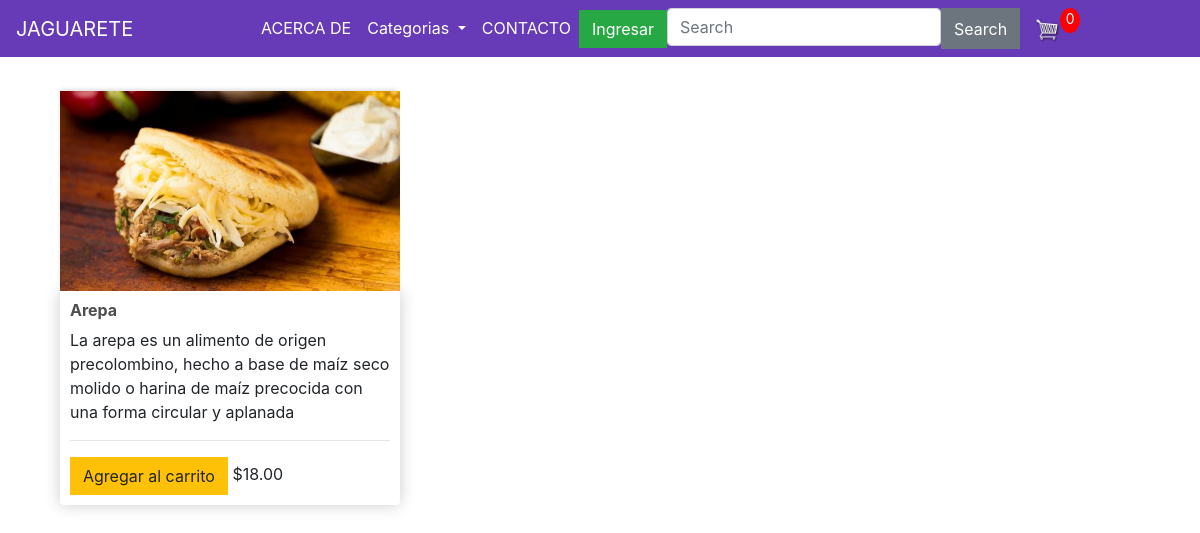
The page /product_details/2 on the database as committed earlier.
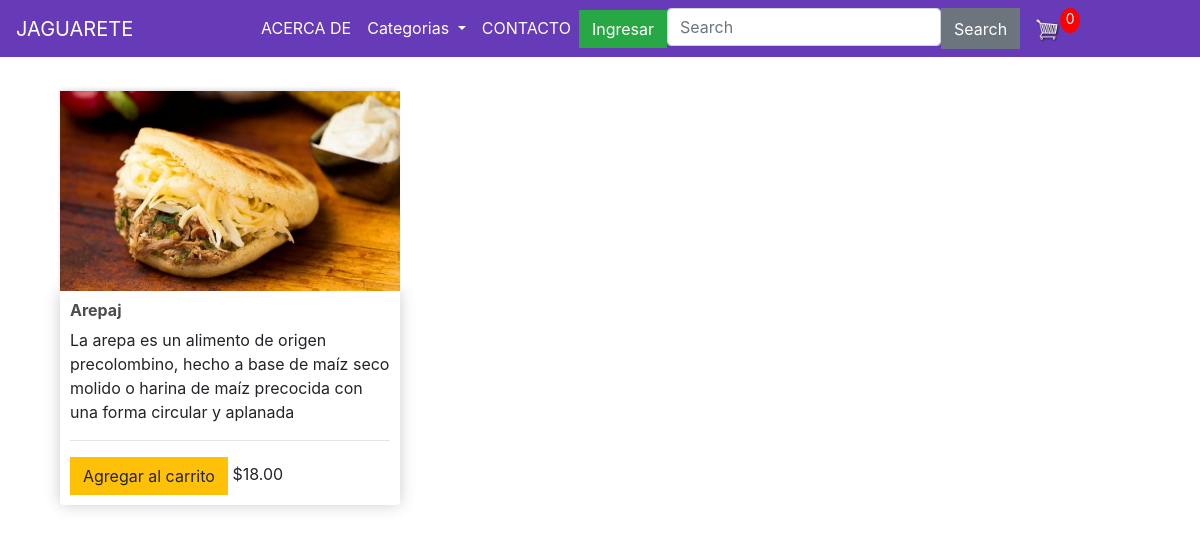
The same page on the database as committed later.
### store/models.py (models this page shows, shortened)
class Product(models.Model):
    name= models.CharField(max_length=200,null = True)
    price = models.DecimalField(max_digits=7, decimal_places=2)
    img = models.ImageField(null= True,blank=True)
    description = models.CharField(max_length=255,default="")
    category = models.CharField(max_length=255,default="Comidas")

### store/views.py (the view)
# urls.py: path('product_details/<int:id>',views.product_details, name='product_details'),
def product_details(request,id):
    if request.user.is_authenticated:
            customer = request.user.customer
            order, created = Order.objects.get_or_create(customer=customer, complete=False )
            Items = order.orderitem_set.all()
            carItems = order.get_car_items
    else:
            Items = []
            order = {'get_car_total':0,'get_car_items':0 }
            carItems = order['get_car_items']
    product = Product.objects.get(id = id)
    return render(request,'store/mas.html',{'product':product,'carItems':carItems})

### store/templates/store/mas.html
{% extends 'store/main.html' %}
{% load static %}
{% block content %}
<div class="col-lg-4">
    <img class="thumbnail" src="{{product.img.url}}" alt="">
    <div class="box-element product">
        <h6><strong>{{product.name}}</strong></h6>
        <p>{{product.description}}</p>
        <hr>
        <button data-product={{product.id}} data-action="add" class="btn btn-warning add-btn update-car">Agregar al carrito</button>
        <span>${{product.price | floatformat:2}}</span>
    </div>
</div>
{% endblock content %}

Rows that differ between the two databases and show on the page:
changed Product: name "Arepa" → "Arepaj"
